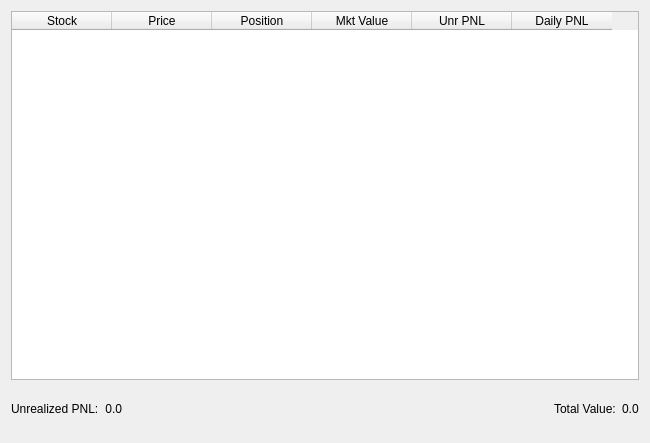
<?xml version="1.0" encoding="UTF-8"?>
<ui version="4.0">
 <class>Form</class>
 <widget class="QWidget" name="Form">
  <property name="geometry">
   <rect>
    <x>0</x>
    <y>0</y>
    <width>650</width>
    <height>443</height>
   </rect>
  </property>
  <property name="windowTitle">
   <string>Form</string>
  </property>
  <layout class="QGridLayout" name="gridLayout">
   <item row="0" column="0">
    <layout class="QVBoxLayout" name="verticalLayout_2" stretch="8,1">
     <item>
      <widget class="QTableWidget" name="stock_table">
       <column>
        <property name="text">
         <string>Stock</string>
        </property>
       </column>
       <column>
        <property name="text">
         <string>Price</string>
        </property>
       </column>
       <column>
        <property name="text">
         <string>Position</string>
        </property>
       </column>
       <column>
        <property name="text">
         <string>Mkt Value</string>
        </property>
       </column>
       <column>
        <property name="text">
         <string>Unr PNL</string>
        </property>
       </column>
       <column>
        <property name="text">
         <string>Daily PNL</string>
        </property>
       </column>
      </widget>
     </item>
     <item>
      <layout class="QHBoxLayout" name="horizontalLayout_2">
       <item>
        <widget class="QLabel" name="label_3">
         <property name="text">
          <string>Unrealized PNL:</string>
         </property>
        </widget>
       </item>
       <item>
        <widget class="QLabel" name="unrealized_pnl_label">
         <property name="text">
          <string>0.0</string>
         </property>
         <property name="alignment">
          <set>Qt::AlignRight|Qt::AlignTrailing|Qt::AlignVCenter</set>
         </property>
        </widget>
       </item>
       <item>
        <spacer name="horizontalSpacer">
         <property name="orientation">
          <enum>Qt::Horizontal</enum>
         </property>
         <property name="sizeHint" stdset="0">
          <size>
           <width>40</width>
           <height>20</height>
          </size>
         </property>
        </spacer>
       </item>
       <item>
        <widget class="QLabel" name="label">
         <property name="text">
          <string>Total Value:</string>
         </property>
        </widget>
       </item>
       <item alignment="Qt::AlignRight">
        <widget class="QLabel" name="total_value_label">
         <property name="text">
          <string>0.0</string>
         </property>
        </widget>
       </item>
      </layout>
     </item>
    </layout>
   </item>
  </layout>
 </widget>
 <resources/>
 <connections/>
</ui>
